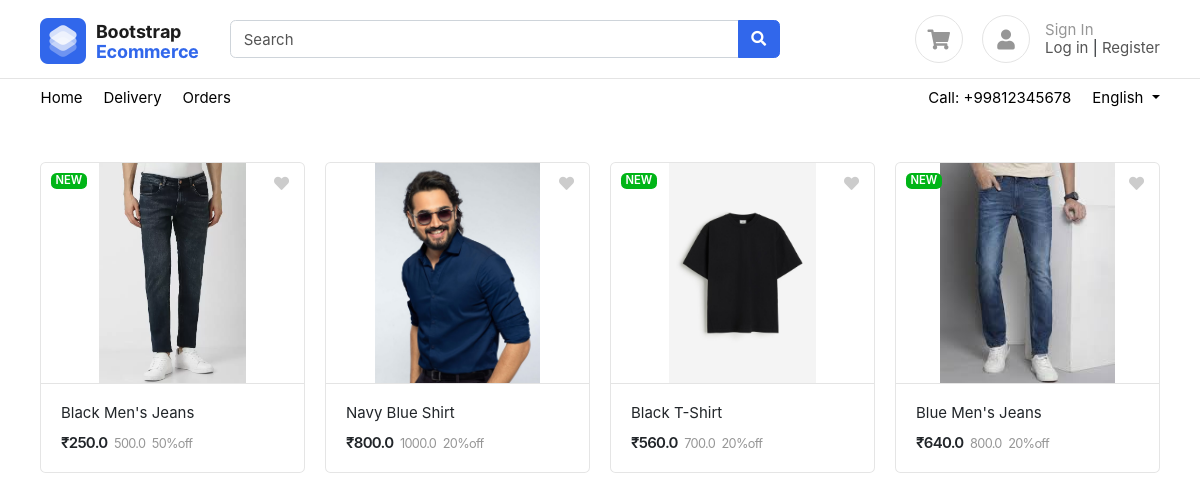
The page / on the database its author committed.
### products/models.py (models this page shows, shortened)
class Product(BaseModel):
    product_name = models.CharField(max_length=100)
    slug = models.SlugField(unique=True, null=True, blank=True)
    product_category = models.ForeignKey("Category", on_delete=models.CASCADE, related_name="products")
    product_price = models.FloatField()
    discount = models.IntegerField(default=0)
    product_discount_price = models.FloatField(null=True, blank=True)
    size_variant = models.ManyToManyField(SizeVariant)
    product_description = models.TextField()
    is_new_product = models.BooleanField(default=False)
    product_total_review = models.IntegerField(null=True, blank=True)
    product_rating = models.IntegerField(default=0)
    product_total_order = models.IntegerField(null=True, blank=True)

class ProductImage(BaseModel):
    product = models.ForeignKey(Product , on_delete=models.CASCADE , related_name="product_images")
    product_image =  models.ImageField(upload_to="product")

### home/views.py (the view)
# urls.py: path('', index, name="home"),
def index(request):
    context = {'products' : Product.objects.all()}
    return render(request, 'home/index.html', context)

### templates/home/index.html (shortened to what this page needs)
{% extends 'base/base.html' %}
{% block content %}
<div class="container pt-5">
    <div class="row">
        {% for product in products %}
        <div class="col-md-3">
            <figure class="card card-product-grid">
                <div class="img-wrap">
                    <img src="/media/{{product.product_images.first.product_image}}" alt="{{product.product_name}}">
                    <span class="topbar">
                        <a href="#" class="float-right"><i class="fa fa-heart"></i></a>
                        {% if product.is_new_product %}
                        <span class="badge badge-success"> NEW </span>
                        {% endif %}
                    </span>
                </div>
                <figcaption class="info-wrap border-top">
                    <a href=" {% url 'get-product' product.uid %}" class="title">{{product.product_name}}</a>
                    <div class="price-wrap mt-2">
                        {% if product.product_discount_price %}
                        <span class="price">₹{{product.product_discount_price}}</span>
                        <small class="price-old">{{product.product_price}}</small>
                        <small class="price-old">{{product.discount}}%off</small>
                        {% else %}
                        <span class="price">${{product.product_price}}</span>
                        {% endif %}
                    </div>
                </figcaption>
            </figure>
        </div>
        {% endfor %}
    </div>
</div>
{% endblock content %}

### templates/base/base.html (shortened to what this page needs)
<!DOCTYPE HTML>
<html lang="en">
<head>
    <link rel="stylesheet" href="/static/css/slick.css">
    <link rel="stylesheet" href="/static/css/slick-theme.css">
    <link href="/static/css/bootstrap.css" rel="stylesheet" type="text/css" />
    <link href="/static/fonts/fontawesome/css/all.min.css" type="text/css" rel="stylesheet">
    <link href="/static/css/ui.css" rel="stylesheet" type="text/css" />
    <link href="/static/css/responsive.css" rel="stylesheet" />
</head>
<body>
    <header class="section-header">
        <section class="header-main border-bottom">
            <div class="container">
                <div class="row align-items-center">
                    <div class="col-lg-2 col-4">
                        <div class="brand-wrap">
                            <a class="logo" href="/"><img src="/static/images/logo.png" alt="logo"></a>
                        </div>
                    </div>
                    <div class="col-lg-6 col-sm-12">
                        <form action="{% url 'search'  %}" class="search">
                            <div class="input-group w-100">
                                <input id="productName" type="text" name="name" class="form-control" placeholder="Search">
                                <div class="input-group-append">
                                    <button class="btn btn-primary" type="submit">
                                        <i class="fa fa-search"></i>
                                    </button>
                                </div>
                            </div>
                        </form>
                    </div>
                    <div class="col-lg-4 col-sm-6 col-8">
                        <div class="widgets-wrap float-md-right">
                            <div class="widget-header  mr-3">
                                <a href="{% url 'cart' %}" class="icon icon-sm rounded-circle border"><i
                                        class="fa fa-shopping-cart"></i></a>
                            </div>
                            <div class="widget-header icontext">
                                {% if request.user.is_authenticated %}
                                    {% if request.user.user_image %}
                                        <a href="{% url 'profile' request.user.email %}" class="icon icon-sm rounded-circle border">
                                            <img class="rounded-circle" src="{{ request.user.user_image.url }}" alt="User Image" style="width: 50px; height: 50px; border-radius: 50%; object-fit: cover;">
                                        </a>
                                    {% else %}
                                        <a href="{% url 'profile' request.user.email %}" class="icon icon-sm rounded-circle border">
                                            <i class="fa fa-user"></i>
                                        </a>
                                    {% endif %}
                                {% else %}
                                    <a class="icon icon-sm rounded-circle border">
                                        <i class="fa fa-user"></i>
                                    </a>
                                {% endif %}
                                <div class="text">
                                    <span class="text-muted">
                                        {% if request.user.is_authenticated %}
                                        Welcome! {{ request.user.first_name }}
                                        {% else %}
                                        Sign In
                                        {% endif %}
                                    </span>
                                    {% if request.user.is_authenticated %}
                                    <div>
                                        <form method="post" action="{% url 'logout' %}" style="display: inline;">
                                            {% csrf_token %}
                                            <button type="submit" style="background: none; border: none; color: black; text-decoration: underline; cursor: pointer;">Logout</button>
                                        </form>
                                    </div>
                                    {% else %}
                                    <div>
                                        <a href="{% url 'login' %}">Log in</a> |
                                        <a href="{% url 'register' %}"> Register</a>
                                    </div>
                                    {% endif %}
                                </div>
                            </div>
                        </div>
                    </div>
                </div>
            </div>
        </section>
        <nav class="navbar navbar-expand p-0">
            <div class="container">
                <ul class="navbar-nav d-none d-md-flex mr-auto">
                    <li class="nav-item"><a class="nav-link" href="/">Home</a></li>
                    <li class="nav-item"><a class="nav-link" href="#">Delivery</a></li>
                    <li class="nav-item"><a class="nav-link" href="{% url 'orders-page'%}">Orders</a></li>
                </ul>
                <ul class="navbar-nav">
                    <li class="nav-item"><a href="#" class="nav-link"> Call: +99812345678 </a></li>
                    <li class="nav-item dropdown">
                        <a href="#" class="nav-link dropdown-toggle" data-toggle="dropdown"> English </a>
                    </li>
                </ul>
            </div>
        </nav>
    </header>
    {% block content %}
    {% endblock content %}
</body>
</html>

### static/css/ui.css (style rules this page uses)
html { font-family: 'Inter', sans-serif; font-size: 15px; }
.img-wrap { text-align: center; display: block; }
.img-wrap img { max-width: 100%; }
.price-wrap { letter-spacing: -0.7px; }
.icon-xs, .icon-sm, .icon-md, .icon-lg { display: inline-block; text-align: center; flex-shrink: 0; flex-grow: 0; }
.icon-sm { width: 48px; height: 48px; line-height: 48px; font-size: 20px; }
figure { margin-bottom: 0; }
.card .title { color: #212529; }
.header-main { position: relative; padding-top: 1rem; padding-bottom: 1rem; }
.brand-wrap .logo, .navbar-brand .logo { margin-right: 7px; max-height: 42px; display: inline-block; }
.widget-header { display: inline-block; vertical-align: middle; position: relative; }
.widget-header a { color: #545454; }
.widget-header i { color: #969696; }
[class*='card-product'] a.title { color: #212529; display: block; }
[class*='card-product'] .badge { top: 10px; left: 10px; position: absolute; }
[class*='card-product'] .img-wrap { overflow: hidden; position: relative; }
[class*='card-product'] .img-wrap img { height: 100%; max-width: 100%; width: auto; display: inline-block; object-fit: cover; }
.card-product-grid { margin-bottom: 20px; }
.card-product-grid .img-wrap { border-radius: 0.2rem 0.2rem 0 0; height: 220px; }
.card-product-grid .info-wrap { overflow: hidden; padding: 18px 20px; }
.card-product-grid .topbar { position: absolute; top: 0; width: 100%; z-index: 10; left: 0; text-align: initial; padding: 10px 15px; }
.card-product-grid .topbar a { color: #ccc; }
.card .img-wrap { overflow: hidden; }
.icontext { display: inline-flex; align-items: center; vertical-align: middle; }
.icontext .text { width: 100%; line-height: 1.2; color: #212529; }
.icontext .icon { position: relative; margin-right: 15px; flex-shrink: 0; flex-grow: 0; }
.price { font-weight: 600; color: #212529; }
.price-old { color: #969696; margin-left: 3px; font-size: 85%; }

### templates/base/base.html (style rules this page uses)
a { color: black; background-color: transparent; text-decoration: none; }

### rows shown on the page
Product: product_images.first.product_image (picture), is_new_product "NEW", product_name "Black Men's Jeans", product_discount_price "250.0", product_price "500.0", discount "50"
Product: product_images.first.product_image (picture), product_name "Navy Blue Shirt", product_discount_price "800.0", product_price "1000.0", discount "20"
Product: product_images.first.product_image (picture), is_new_product "NEW", product_name "Black T-Shirt", product_discount_price "560.0", product_price "700.0", discount "20"
Product: product_images.first.product_image (picture), is_new_product "NEW", product_name "Blue Men's Jeans", product_discount_price "640.0", product_price "800.0", discount "20"
